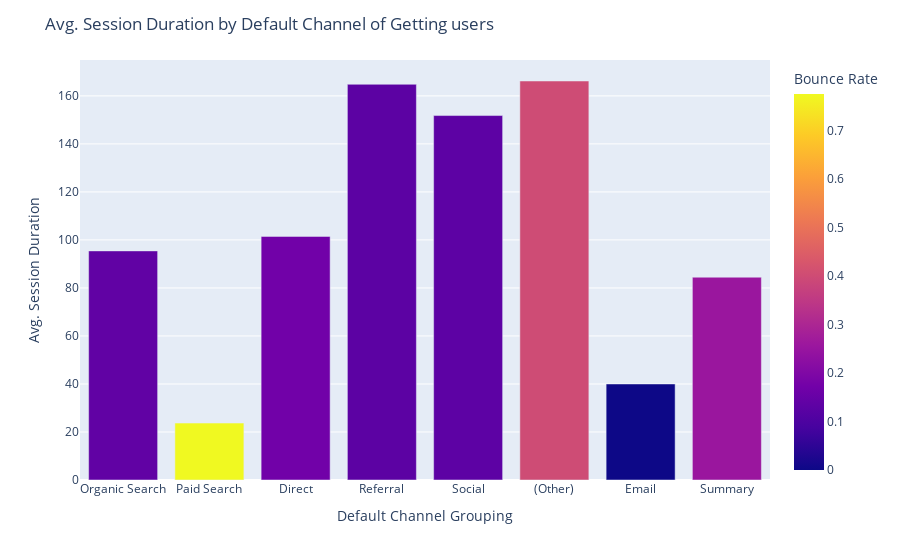

Write notebook code for a chart like this one.
### Markdown cell above
We are going to create a bar chart to compare the number of users,number of new users,number of sessions,avg. session duration and bounce rate across different channel groupings

### Code cell
fig = px.bar(acquisition_data, x="Default Channel Grouping", y="Avg. Session Duration", color="Bounce Rate", barmode="group",
             hover_data=["Users","New Users", "Sessions","Bounce Rate"])

fig.update_layout(yaxis_title="Avg. Session Duration", title="Avg. Session Duration by Default Channel of Getting users")
fig.show()

### Figure 1 — Plotly figure (JSON) as saved in the notebook; plotly's stock layout.template omitted (floating-point values rounded to 4 significant figures)
{"data": [{"alignmentgroup": "True", "customdata": [[908831, 835236, 1168784, 0.1383], [208793, 195714, 306754, 0.7748], [196238, 194134, 230303, 0.1696], [12982, 11125, 16405, 0.1284], [7645, 6875, 8915, 0.131], [3, 2, 5, 0.4], [1, 1, 2, 0], [1334493, 1243087, 1731168, 0.2551]], "hovertemplate": "Default Channel Grouping=%{x}<br>Avg. Session Duration=%{y}<br>Users=%{customdata[0]}<br>New Users=%{customdata[1]}<br>Sessions=%{customdata[2]}<br>Bounce Rate=%{marker.color}<extra></extra>", "legendgroup": "", "marker": {"color": [0.1383, 0.7748, 0.1696, 0.1284, 0.131, 0.4, 0, 0.2551], "coloraxis": "coloraxis", "pattern": {"shape": ""}}, "name": "", "offsetgroup": "", "orientation": "v", "showlegend": false, "textposition": "auto", "type": "bar", "x": ["Organic Search", "Paid Search", "Direct", "Referral", "Social", "(Other)", "Email", "Summary"], "xaxis": "x", "y": [95.43, 23.71, 101.5, 164.8, 151.8, 166.2, 40, 84.47], "yaxis": "y"}], "layout": {"barmode": "group", "coloraxis": {"colorbar": {"title": {"text": "Bounce Rate"}}, "colorscale": [[0, "#0d0887"], [0.1111, "#46039f"], [0.2222, "#7201a8"], [0.3333, "#9c179e"], [0.4444, "#bd3786"], [0.5556, "#d8576b"], [0.6667, "#ed7953"], [0.7778, "#fb9f3a"], [0.8889, "#fdca26"], [1, "#f0f921"]]}, "legend": {"tracegroupgap": 0}, "margin": {"t": 60}, "title": {"text": "Avg. Session Duration by Default Channel of Getting users"}, "xaxis": {"anchor": "y", "domain": [0, 1], "title": {"text": "Default Channel Grouping"}}, "yaxis": {"anchor": "x", "domain": [0, 1], "title": {"text": "Avg. Session Duration"}}}}
